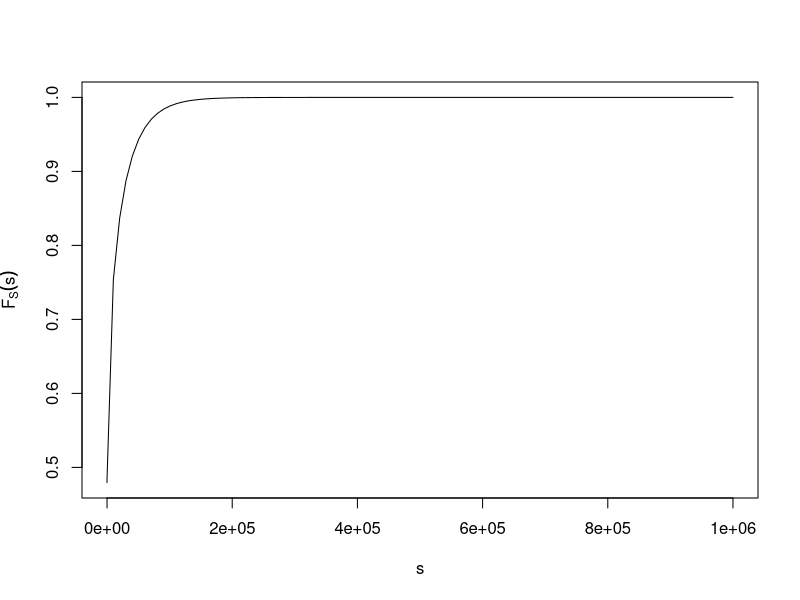
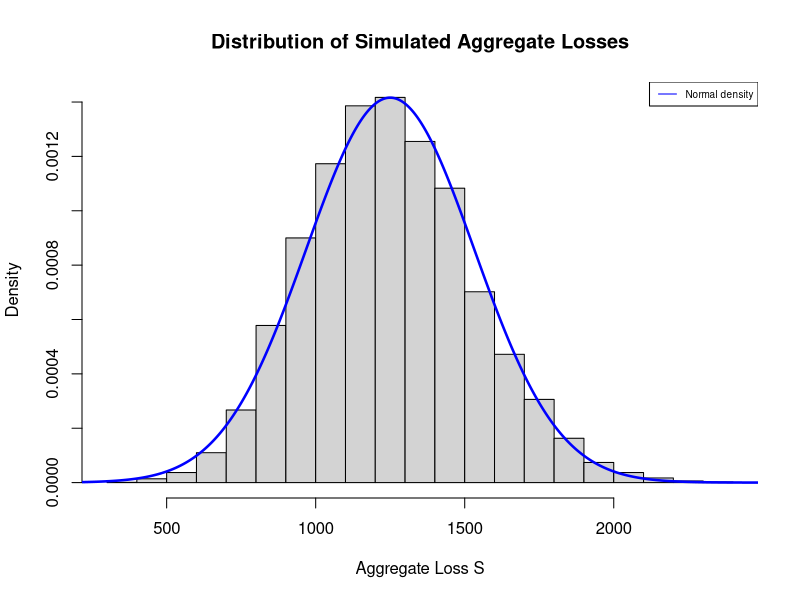

The R source for these figures, in order:
## ---- chunk 1

## ---- chunk 2

## ---- chunk 3
datraw <- read.csv("Data/WiscPropFund.csv")
# remove extreme observations to speed up the evaluation of distribution of aggregate losses
index  <- which(datraw$Freq < 100 & datraw$BCClaim < 2.5e5)
dat    <- datraw[index,]
# head(dat,n=3)
# tail(dat,n=3)

# Assume a Poisson for claim frequency
lambda <- mean(dat$Freq)
#print(lambda)
# Assume a gamma for claim severity
index  <- which(dat$BCClaim>0)
n      <- dat$Freq[index]
xbar   <- dat$BCClaim[index] / dat$Freq[index]
fit    <- glm( xbar~1, family=Gamma(link='log'), weight=1/n )
mu     <- unname( exp(fit$coefficients) )
phi    <- summary(fit)$dispersion
a = 1/phi
s = mu*phi
#print(c(a,s))

## ---- chunk 4
Nmax <- 1000
# CDF
FAgg <- function(y){
  re <- dpois(0,lambda)
  for (i in 1:Nmax){
    re <- re + dpois(i,lambda)*pgamma(y,shape=i*a,scale=s)  
  }
  re <- ifelse(y<0,NA,re)
  return(re)
}
# PDF
fAgg <- function(y){
  re <- dpois(0,lambda)
  for (i in 1:Nmax){
    re <- re + dpois(i,lambda)*dgamma(y*(y>0)-1*(y<=0),shape=i*a,scale=s)  
  }
  re <- ifelse(y<0,NA,re)
  return(re)
}
# Numerical examples
obs <- c(-1,0,1e0,1e1,1e2,1e3,1e4,1e5,1e6) 
#FAgg(obs) 
#fAgg(obs) 


## ---- chunk 5
obs2 <- c(-1,0,1, seq(1,1e6, length.out = 100) )
FS <- FAgg(obs2) 
plot(obs2, FS, type = "l", xlab = "s", ylab = expression(F[S](s)))
## ---- chunk 6

## ---- chunk 7
# Discretized severity distribution
round_any = function(y, accuracy, f=round){f(y/ accuracy) * accuracy}
# round to $1000
acc <- 1e3
xbar_disc <- round_any(xbar,acc)/acc
dSev <- function(y){
  re <- ecdf(xbar_disc)(y) - ecdf(xbar_disc)(y-1)
  re
}

Fs0 <- function(y){
  if (y<0) return(NA)
  y_scale <- round_any(y,acc)/acc
  y_scale <- ifelse(y_scale>max(xbar_disc), max(xbar_disc), y_scale)
  s.out <- rep(NA,y_scale+1)
  s.out[1] <- exp(-lambda)
  if (y_scale>0) {
  for (i in 1:y_scale){
    re <- 0  
    for (j in 1:i){
    re <- re + j*dSev(j)*s.out[i+1-j]  
    }
    s.out[i+1] <- re*lambda/i
  }}
  return(sum(s.out))
}
Fs <- function(y) sapply(y,Fs0)
obs <- c(-1,0,1e0,1e1,1e2,1e3,1e4,1e5,1e6) 
#Fs(obs)
## ---- chunk 8
set.seed(4321)  # For reproducibility of results
m <- 10000      # Number of observations to simulate
lambda <- 25    # Parameter for frequency distribution N
a <- 5; b <- 95 # Parameters for severity distribution X
S <- rep(NA, m) # Initialize an empty vector to store S observations

n <- rpois(m, lambda) # Generate m=10000 observations of N from Poisson
for(j in 1:m){ 
  n_j <- n[j] # Given each n_j (j=1,...,m), generate n_j observations of X from uniform
  x_j <- runif(n_j, min=a, max=b)
  s_j <- sum(x_j) # Calculate the aggregate loss s_j
  S[j] <- s_j # Store s_j in the vector of observations
}
#mean(S) # Compare to theoretical value of 1,250
#var(S)  # Compare to theoretical value of 79,375
#mean(S>2000) # Proportion of simulated observations s_j that are > 2000
# Compare to normal approximation method of 0.003884
## ---- chunk 9
hist(S, freq=F, col="lightgray", 
     main="Distribution of Simulated Aggregate Losses", xlab="Aggregate Loss S")

x <- seq(0,2500,by=0.01)
fnorm = dnorm(x, mean=1250, sd=sqrt(79375))
lines(x, fnorm, col="blue", lwd=2.5)
legend("topright", c("Normal density"), lty=1, cex=0.6, col = c("blue"))
## ---- chunk 10

## ---- chunk 11

